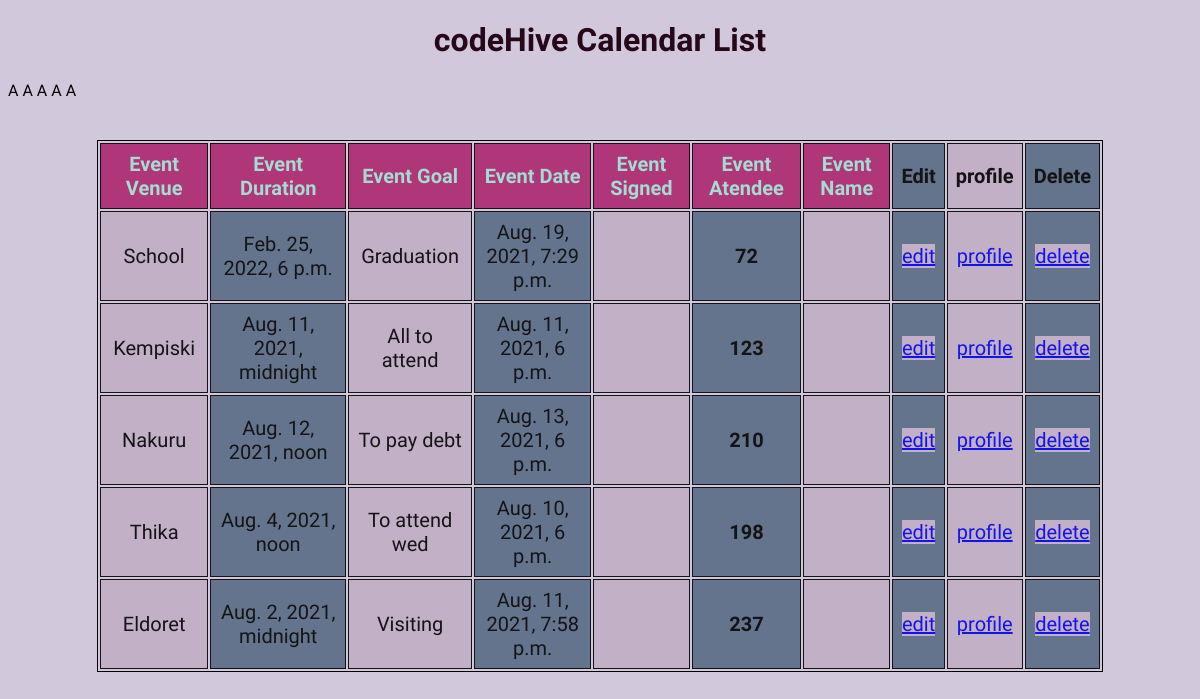
Page /calender/list/ on the committed database.
### calender/models.py (models this page shows, shortened)
class Calender(models.Model):
    Event_venue=models.CharField(max_length=10,null=True,blank=True)
    Event_duration=models.DateTimeField(max_length=12,null=True,blank=True)
    Event_goal=models.CharField(max_length=13,null=True,blank=True)
    Event_signed_by=models.CharField(max_length=12,null=True,blank=True)
    Event_date=models.DateTimeField(max_length=10,null=True,blank=True)
    Event_atendee=models.IntegerField(max_length=10,null=True,blank=True)
    Event_name=models.CharField(max_length=12,null=True,blank=True)

### calender/views.py (the view)
# urls.py: path("list/",calender_list,name="calender_list"),
def calender_list(request):
     calenders= Calender.objects.all()
     return render(request,"calender_list.html",{"calenders":calenders})

### calender/templates/calender_list.html (shortened to what this page needs)
<!DOCTYPE html>
<html lang="en">
<head>
    <h1>codeHive Calendar List</h1>
</body>
</html>
</html>
</head>
<body>
<table>
    <tr>
        <th id="row">Event Venue</th>
        <th id="row">Event Duration</th>
        <th id="row">Event Goal</th>
        <th id="row">Event Date</th>
        <th id="row">Event Signed</th>
        <th id="row">Event Atendee</th>
        <th id="row">Event Name</th>
        <th>Edit</th>
        <th>profile</th>
        <th>Delete</th>
    </tr>
    {%for calender in calenders%}
<tr>A
    <td>{{calender.Event_venue}}</td>
    <td>{{calender.Event_duration}}</td>
    <td>{{calender.Event_goal}}</td>
    <td>{{calender.Event_date}}</td>
    <td>{{calender.Event_signed}}</td>
    <th>{{calender.Event_atendee}}</th>
    <th>{{calender.vent_name}}</th>
    <td><a href="{% url 'edit_calender 'id=student.id% }">edit</a></td>
    <td><a href="{% url 'calender_profile 'id=calender.id% }">profile</a></td>
    <td><a href="{% url 'delete_calender 'id=calender.id% }">delete</a></td>
</tr>
</table>
</body>
</html>

### calender/templates/calender_list.html (style rules this page uses)
body { background-color: rgb(210, 200, 220); }
table, th, td { border: 1px solid black; }
table { width: 70%; text-align: center; }
* { font-family: 'Raleway', sans-serif; }
body { background-repeat: no-repeat; background-size: cover; }
h1 { text-align: center; color: #260818; }
table { text-align: center; font-size: 20px; width: 85%; margin: auto; margin-top: 40px; }
table tr :nth-child(odd) { background: #C0AEC4; }
table tr :nth-child(even) { background: #5a6c85; }
th, td { padding: 8px; opacity: 0.9; }
#row { background-color: #ac276e; color: #A0DED3; }
th { background-color: #A0DED3; }

### rows in the picture
Calender: Event_venue "School", Event_duration "Feb. 25, 2022, 6 p.m.", Event_goal "Graduation", Event_date "Aug. 19, 2021, 7:29 p.m.", Event_atendee "72"
Calender: Event_venue "Kempiski", Event_duration "Aug. 11, 2021, midnight", Event_goal "All to attend", Event_date "Aug. 11, 2021, 6 p.m.", Event_atendee "123"
Calender: Event_venue "Nakuru", Event_duration "Aug. 12, 2021, noon", Event_goal "To pay debt", Event_date "Aug. 13, 2021, 6 p.m.", Event_atendee "210"
Calender: Event_venue "Thika", Event_duration "Aug. 4, 2021, noon", Event_goal "To attend wed", Event_date "Aug. 10, 2021, 6 p.m.", Event_atendee "198"
Calender: Event_venue "Eldoret", Event_duration "Aug. 2, 2021, midnight", Event_goal "Visiting", Event_date "Aug. 11, 2021, 7:58 p.m.", Event_atendee "237"
